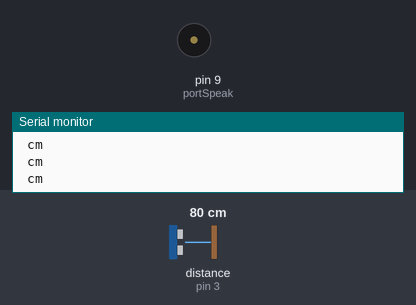
A sketch run on a simulated Arduino Uno, built with avr-gcc and run on an emulated ATmega328P. Parts: buzzer (waves = sounding), the last lines printed to the serial monitor. Wiring (inferred from the names in the program): ultrasonic range finder: trigger pin 2; echo pin 3. Inputs (shaded band) come from the test bench; at power-on: distance to the obstacle (sensor on pin 3) 80 cm. The echo pulse lasts 58.3 µs per cm.

Above: at 1.07 s.
1.3 s: distance to the obstacle (sensor on pin 3) set to 34 cm
4.3 s: distance to the obstacle (sensor on pin 3) set to 28 cm
At 5.4 s:
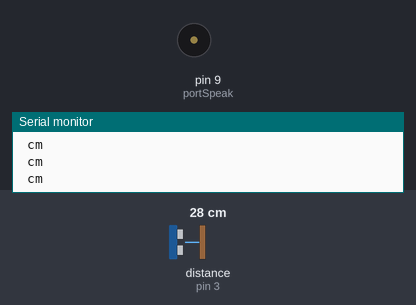
5.8 s: distance to the obstacle (sensor on pin 3) set to 120 cm
At 6.02 s:
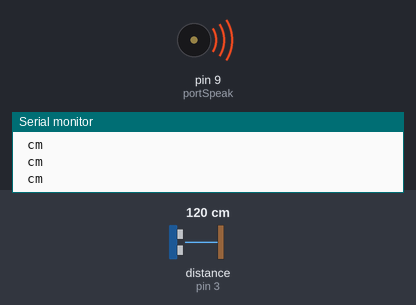
8.8 s: distance to the obstacle (sensor on pin 3) set to 2 cm
At 9.6 s:
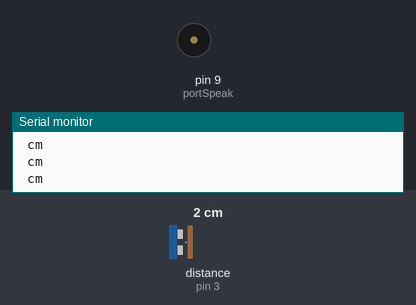
Timing chart, 0 to 11.3 s (numbered marks = the images above; inputs shaded):
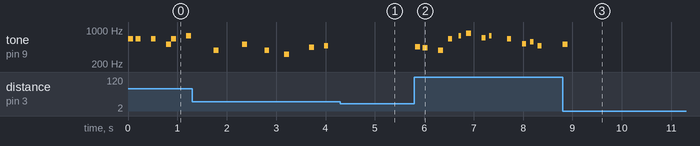

The sketch:

mario_music.ino
```cpp
#define echoPin 3   // attach pin D2 Arduino to pin Echo of HC-SR04
#define trigPin 2   // attach pin D3 Arduino to pin Trig of HC-SR04
#define portSpeak 9 // attach pin D10 for Buzz

// defines variables
long duration; // variable for the duration of sound wave travel
int distance;  // variable for the distance measurement
int melodia[] = {660, 660, 660, 510, 660, 770, 380, 510, 380, 320, 440, 480, 450, 430, 380, 660, 760, 860, 700, 760, 660, 520, 580, 480, 510, 380, 320, 440, 480, 450, 430, 380, 660, 760, 860, 700, 760, 660, 520, 580, 480, 500, 760, 720, 680, 620, 650, 380, 430, 500, 430, 500, 570, 500, 760, 720, 680, 620, 650, 1020, 1020, 1020, 380, 500, 760, 720, 680, 620, 650, 380, 430, 500, 430, 500, 570, 585, 550, 500, 380, 500, 500, 500, 500, 760, 720, 680, 620, 650, 380, 430, 500, 430, 500, 570, 500, 760, 720, 680, 620, 650, 1020, 1020, 1020, 380, 500, 760, 720, 680, 620, 650, 380, 430, 500, 430, 500, 570, 585, 550, 500, 380, 500, 500, 500, 500, 500, 500, 500, 580, 660, 500, 430, 380, 500, 500, 500, 500, 580, 660, 870, 760, 500, 500, 500, 500, 580, 660, 500, 430, 380, 660, 660, 660, 510, 660, 770, 380};
int pausadepoisdasnotas[] = {150, 300, 300, 100, 300, 550, 575, 450, 400, 500, 300, 330, 150, 300, 200, 200, 150, 300, 150, 350, 300, 150, 150, 500, 450, 400, 500, 300, 330, 150, 300, 200, 200, 150, 300, 150, 350, 300, 150, 150, 500, 300, 100, 150, 150, 300, 300, 150, 150, 300, 150, 100, 220, 300, 100, 150, 150, 300, 300, 300, 150, 300, 300, 300, 100, 150, 150, 300, 300, 150, 150, 300, 150, 100, 420, 450, 420, 360, 300, 300, 150, 300, 300, 100, 150, 150, 300, 300, 150, 150, 300, 150, 100, 220, 300, 100, 150, 150, 300, 300, 300, 150, 300, 300, 300, 100, 150, 150, 300, 300, 150, 150, 300, 150, 100, 420, 450, 420, 360, 300, 300, 150, 300, 150, 300, 350, 150, 350, 150, 300, 150, 600, 150, 300, 350, 150, 150, 550, 325, 600, 150, 300, 350, 150, 350, 150, 300, 150, 600, 150, 300, 300, 100, 300, 550, 575};
int duracaodasnotas[] = {100, 100, 100, 100, 100, 100, 100, 100, 100, 100, 100, 80, 100, 100, 100, 80, 50, 100, 80, 50, 80, 80, 80, 80, 100, 100, 100, 100, 80, 100, 100, 100, 80, 50, 100, 80, 50, 80, 80, 80, 80, 100, 100, 100, 100, 150, 150, 100, 100, 100, 100, 100, 100, 100, 100, 100, 100, 150, 200, 80, 80, 80, 100, 100, 100, 100, 100, 150, 150, 100, 100, 100, 100, 100, 100, 100, 100, 100, 100, 100, 100, 100, 100, 100, 100, 100, 150, 150, 100, 100, 100, 100, 100, 100, 100, 100, 100, 100, 150, 200, 80, 80, 80, 100, 100, 100, 100, 100, 150, 150, 100, 100, 100, 100, 100, 100, 100, 100, 100, 100, 100, 100, 100, 60, 80, 60, 80, 80, 80, 80, 80, 80, 60, 80, 60, 80, 80, 80, 80, 80, 60, 80, 60, 80, 80, 80, 80, 80, 80, 100, 100, 100, 100, 100, 100, 100};


/**
 * Obtém a leitura atual do sensor.
 */
float getCurrentDistance()
{
  digitalWrite(trigPin, LOW);
  delayMicroseconds(2);
  digitalWrite(trigPin, HIGH);
  delayMicroseconds(10);
  digitalWrite(trigPin, LOW);
  duration = pulseIn(echoPin, HIGH);
  distance = duration * 0.034 / 2;
  if (distance > 450 && distance <= 0)
  {

  return 0;
  }
  return distance;
}

void beep(float duration)
{
  int note = 660;
  tone(portSpeak, note, duration);
  noTone(portSpeak);
}

/**
 * Obtém a duração do beep de acordo com a distancia.
 */
float getDistanceBeepDuration(float distance)
{
  if (distance == 0 || distance > 450)
  {
    return 1000;
  }
  return 500;
}


void setup()
{
  pinMode(portSpeak, OUTPUT);
  pinMode(trigPin, OUTPUT);                         // Sets the trigPin as an OUTPUT
  pinMode(echoPin, INPUT);                          // Sets the echoPin as an INPUT
  Serial.begin(9600);                               // // Serial Communication is starting with 9600 of baudrate speed

}


void loop()
{
  int currentNoteIndex = 0;
  while (true)
  {
    // duraçao de cada not
    float currentDistance = getCurrentDistance();
    if (currentDistance <= 30 && currentDistance != 0 )
    {
        while(true){
          currentDistance = getCurrentDistance();
          beep(getDistanceBeepDuration(currentDistance));

          if(currentDistance > 30){
            break;
          }
        }
    }
    else
    {
      int duracaodanota = duracaodasnotas[currentNoteIndex];
      tone(portSpeak, melodia[currentNoteIndex], duracaodanota);
      delay(pausadepoisdasnotas[currentNoteIndex]);
      currentNoteIndex++;
      Serial.println(" cm");
    }

    if (currentNoteIndex > 255)
    {
      currentNoteIndex = 0;
    }else{
      continue;
    }
    noTone(portSpeak);

    Serial.print("Distance: ");
    Serial.print(distance);
  }
}
```

pib.ino
```cpp
// faca uma funcao para arduino que faz 10 beeps
//
// void beep(int duration)
// {
//     int note = NOTE_C4;
//     tone(BUZZ_PORT, note, duration);
//     noTone(BUZZ_PORT);
// }
```

Measured:
- after the input at 4.3 s, tone on pin 9 (portSpeak): stops changing and stays silent
- after the input at 5.8 s, tone on pin 9 (portSpeak): plays 450 Hz for 0.10 s, 430 Hz for 0.10 s, 380 Hz for 0.10 s, 660 Hz for 0.08 s, 760 Hz for 0.05 s, 860 Hz for 0.10 s, starting at once
- after the input at 8.8 s, tone on pin 9 (portSpeak): goes on until 8.9 s, then stays silent
- by itself, tone on pin 9 (portSpeak): plays 380 Hz for 0.10 s, 510 Hz for 0.10 s, 380 Hz for 0.10 s, 320 Hz for 0.10 s, 440 Hz for 0.10 s, 480 Hz for 0.08 s
